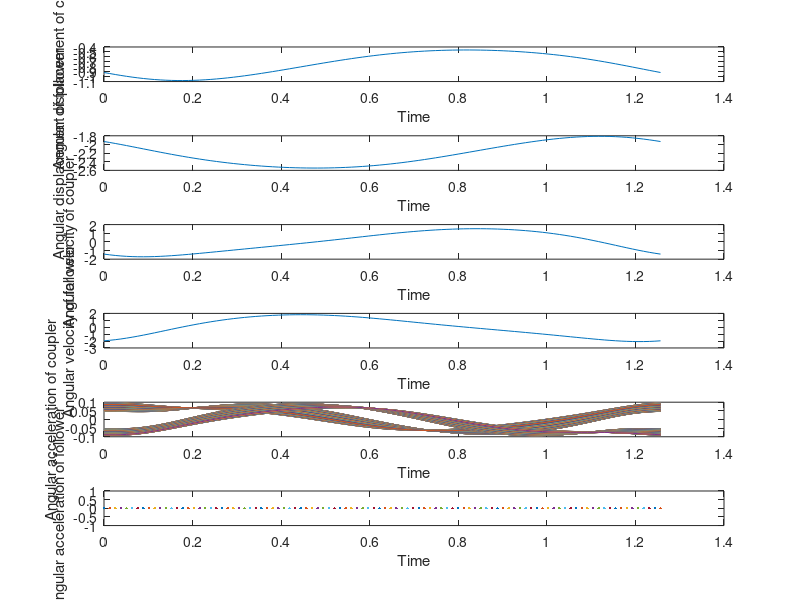

MATLAB code for this plot:
r1 = 0.08;
r2 = 0.02;
r3 = 0.066;
r4 = 0.056;
w2 =5;
theta1 = 0;
tfinal = 2.*pi./w2;
t = linspace(0,tfinal,100);
theta2 = 5*t;
A1 = 2.*r1.*r4.*cos(theta1)-2.*r2.*r4.*cos(theta2);
B1 = 2.*r1.*r4.*sin(theta1)- 2.*r2.*r4.*sin(theta2);
C1 = r1.^2 + r2.^2 +r4.^2 - r3.^2 - 2.*r1.*r2.*cos(theta1-theta2);
A = C1-A1;
B= 2.*B1;
C= C1+A1;

theta4 = 2.*atan((-B+(sqrt(B.^2-4.*A.*C)))./(2.*A));
theta3 = atan((r1.*sin(theta1)+r4.*sin(theta4)-r2.*sin(theta2))./(r1.*cos(theta1)+r4.*cos(theta4)-r2.*cos(theta2)));

w3 = (r2.*sin(theta2-theta3).*w2)./(r3.*sin(theta4-theta3));
w4 = (r2.*sin(theta2-theta4).*w2)./(r4.*sin(theta4-theta3));

%{
MW1 = [-r3.*sin(theta3) r4.*sin(theta4); -r3.*cos(theta3) r4.*cos(theta4)];
MW2 = [r2.*w2.*sin(theta2); r2.*w2.*cos(theta2)];
[w3, w4] = linsolve(MW1,MW2);
%}
MA1 = [-r3.*sin(theta3) r4.*sin(theta4); -r3.*cos(theta3) r4.*cos(theta4)];

MA2 = [r2.*w2.^2.*cos(theta2) + r3.*w3.^2.*cos(theta3)-r4.*w4.^2.*cos(theta4); -r2.*w2.^2.*sin(theta2) - r3.*w3.^2.*sin(theta3) + r4.*w4.^2.*sin(theta4)];
[a3,a4] = linsolve(MA1,MA2);

subplot(6,1,1)
plot(t,theta3)
xlabel('Time')
ylabel('Angular displacement of coupler')
subplot(6,1,2)
plot(t,theta4)
xlabel('Time')
ylabel('Angular displacement of follower')
subplot(6,1,3)
plot(t,w3)
xlabel('Time')
ylabel('Angular velocity of coupler')
subplot(6,1,4)
plot(t,w4)
xlabel('Time')
ylabel('Angular velocity of follower')
subplot(6,1,5)
plot(t,a3)
xlabel('Time')
ylabel('Angular acceleration of coupler')
subplot(6,1,6)
plot(t,a4)
xlabel('Time')
ylabel('Angular acceleration of follower')